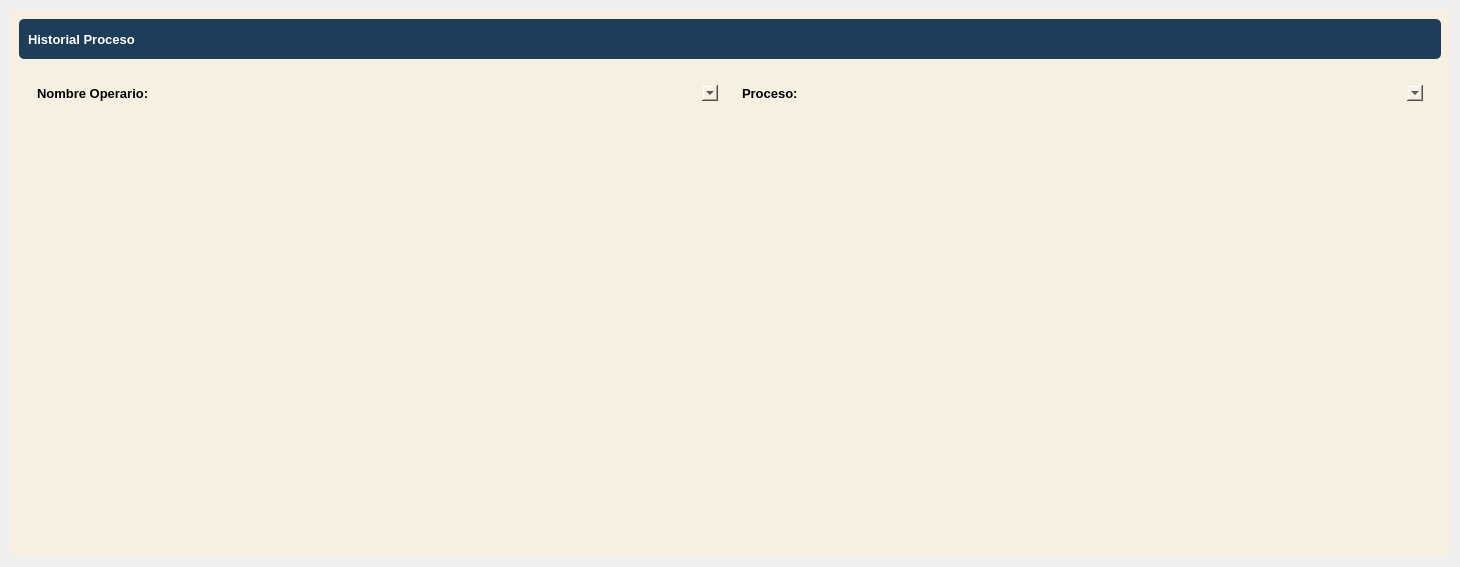
<?xml version="1.0" encoding="UTF-8"?>
<ui version="4.0">
 <class>MainWindow</class>
 <widget class="QWidget" name="MainWindow">
  <property name="geometry">
   <rect>
    <x>0</x>
    <y>0</y>
    <width>1460</width>
    <height>567</height>
   </rect>
  </property>
  <property name="windowTitle">
   <string>Form</string>
  </property>
  <property name="styleSheet">
   <string notr="true">border-radius: 5px;</string>
  </property>
  <layout class="QVBoxLayout" name="verticalLayout">
   <property name="spacing">
    <number>0</number>
   </property>
   <property name="leftMargin">
    <number>0</number>
   </property>
   <property name="topMargin">
    <number>0</number>
   </property>
   <property name="rightMargin">
    <number>0</number>
   </property>
   <property name="bottomMargin">
    <number>0</number>
   </property>
   <item>
    <widget class="QFrame" name="central_widget_frame">
     <property name="frameShape">
      <enum>QFrame::StyledPanel</enum>
     </property>
     <property name="frameShadow">
      <enum>QFrame::Raised</enum>
     </property>
     <layout class="QVBoxLayout" name="shadow_layout">
      <property name="spacing">
       <number>0</number>
      </property>
      <property name="leftMargin">
       <number>10</number>
      </property>
      <property name="topMargin">
       <number>10</number>
      </property>
      <property name="rightMargin">
       <number>10</number>
      </property>
      <property name="bottomMargin">
       <number>10</number>
      </property>
      <item>
       <widget class="QFrame" name="background_frame">
        <property name="styleSheet">
         <string notr="true">background-color: rgb(245, 240, 225);</string>
        </property>
        <property name="frameShape">
         <enum>QFrame::StyledPanel</enum>
        </property>
        <property name="frameShadow">
         <enum>QFrame::Raised</enum>
        </property>
        <layout class="QVBoxLayout" name="verticalLayout_3">
         <property name="spacing">
          <number>0</number>
         </property>
         <property name="leftMargin">
          <number>0</number>
         </property>
         <property name="topMargin">
          <number>0</number>
         </property>
         <property name="rightMargin">
          <number>0</number>
         </property>
         <property name="bottomMargin">
          <number>0</number>
         </property>
         <item>
          <widget class="QFrame" name="content_frame">
           <property name="frameShape">
            <enum>QFrame::StyledPanel</enum>
           </property>
           <property name="frameShadow">
            <enum>QFrame::Raised</enum>
           </property>
           <layout class="QVBoxLayout" name="verticalLayout_4">
            <item>
             <widget class="QFrame" name="top_bar_frame">
              <property name="minimumSize">
               <size>
                <width>0</width>
                <height>40</height>
               </size>
              </property>
              <property name="maximumSize">
               <size>
                <width>16777215</width>
                <height>40</height>
               </size>
              </property>
              <property name="styleSheet">
               <string notr="true">background-color: #1e3d59;</string>
              </property>
              <property name="frameShape">
               <enum>QFrame::StyledPanel</enum>
              </property>
              <property name="frameShadow">
               <enum>QFrame::Raised</enum>
              </property>
              <layout class="QHBoxLayout" name="horizontalLayout_3">
               <item>
                <widget class="QLabel" name="title_label">
                 <property name="font">
                  <font>
                   <pointsize>10</pointsize>
                   <bold>true</bold>
                  </font>
                 </property>
                 <property name="styleSheet">
                  <string notr="true">color: white;</string>
                 </property>
                 <property name="text">
                  <string>Historial Proceso</string>
                 </property>
                </widget>
               </item>
               <item>
                <widget class="QFrame" name="buttons_holder_frame">
                 <property name="minimumSize">
                  <size>
                   <width>0</width>
                   <height>30</height>
                  </size>
                 </property>
                 <property name="maximumSize">
                  <size>
                   <width>110</width>
                   <height>16777215</height>
                  </size>
                 </property>
                 <property name="frameShape">
                  <enum>QFrame::StyledPanel</enum>
                 </property>
                 <property name="frameShadow">
                  <enum>QFrame::Raised</enum>
                 </property>
                 <widget class="QToolButton" name="minimize_button">
                  <property name="geometry">
                   <rect>
                    <x>10</x>
                    <y>0</y>
                    <width>22</width>
                    <height>22</height>
                   </rect>
                  </property>
                  <property name="text">
                   <string/>
                  </property>
                  <property name="icon">
                   <iconset>
                    <normaloff>../../pys6-recipes-organizer/assets/icons/minimize-window.png</normaloff>../../pys6-recipes-organizer/assets/icons/minimize-window.png</iconset>
                  </property>
                  <property name="iconSize">
                   <size>
                    <width>25</width>
                    <height>25</height>
                   </size>
                  </property>
                 </widget>
                 <widget class="QToolButton" name="restore_button">
                  <property name="geometry">
                   <rect>
                    <x>50</x>
                    <y>0</y>
                    <width>22</width>
                    <height>22</height>
                   </rect>
                  </property>
                  <property name="text">
                   <string/>
                  </property>
                  <property name="icon">
                   <iconset>
                    <normaloff>../../pys6-recipes-organizer/assets/icons/restore-window.png</normaloff>../../pys6-recipes-organizer/assets/icons/restore-window.png</iconset>
                  </property>
                  <property name="iconSize">
                   <size>
                    <width>25</width>
                    <height>25</height>
                   </size>
                  </property>
                 </widget>
                 <widget class="QToolButton" name="maximize_button">
                  <property name="geometry">
                   <rect>
                    <x>50</x>
                    <y>0</y>
                    <width>22</width>
                    <height>22</height>
                   </rect>
                  </property>
                  <property name="text">
                   <string/>
                  </property>
                  <property name="icon">
                   <iconset>
                    <normaloff>../../pys6-recipes-organizer/assets/icons/maximize-window.png</normaloff>../../pys6-recipes-organizer/assets/icons/maximize-window.png</iconset>
                  </property>
                  <property name="iconSize">
                   <size>
                    <width>25</width>
                    <height>25</height>
                   </size>
                  </property>
                 </widget>
                 <widget class="QToolButton" name="close_button">
                  <property name="geometry">
                   <rect>
                    <x>90</x>
                    <y>0</y>
                    <width>21</width>
                    <height>22</height>
                   </rect>
                  </property>
                  <property name="text">
                   <string/>
                  </property>
                  <property name="icon">
                   <iconset>
                    <normaloff>../../pys6-recipes-organizer/assets/icons/close-window.png</normaloff>../../pys6-recipes-organizer/assets/icons/close-window.png</iconset>
                  </property>
                  <property name="iconSize">
                   <size>
                    <width>25</width>
                    <height>25</height>
                   </size>
                  </property>
                 </widget>
                </widget>
               </item>
              </layout>
             </widget>
            </item>
            <item>
             <widget class="QFrame" name="action_bar_frame">
              <property name="minimumSize">
               <size>
                <width>0</width>
                <height>39</height>
               </size>
              </property>
              <property name="frameShape">
               <enum>QFrame::StyledPanel</enum>
              </property>
              <property name="frameShadow">
               <enum>QFrame::Raised</enum>
              </property>
              <layout class="QHBoxLayout" name="horizontalLayout_2">
               <item>
                <widget class="QFrame" name="action_bar_frame_6">
                 <property name="minimumSize">
                  <size>
                   <width>0</width>
                   <height>39</height>
                  </size>
                 </property>
                 <property name="frameShape">
                  <enum>QFrame::StyledPanel</enum>
                 </property>
                 <property name="frameShadow">
                  <enum>QFrame::Raised</enum>
                 </property>
                 <layout class="QHBoxLayout" name="horizontalLayout_9">
                  <item>
                   <widget class="QLabel" name="title_label_5">
                    <property name="font">
                     <font>
                      <pointsize>10</pointsize>
                      <bold>true</bold>
                     </font>
                    </property>
                    <property name="styleSheet">
                     <string notr="true">color: black;</string>
                    </property>
                    <property name="text">
                     <string>Nombre Operario:</string>
                    </property>
                   </widget>
                  </item>
                  <item>
                   <widget class="QComboBox" name="comboBox_2"/>
                  </item>
                 </layout>
                </widget>
               </item>
               <item>
                <widget class="QFrame" name="action_bar_frame_10">
                 <property name="minimumSize">
                  <size>
                   <width>0</width>
                   <height>39</height>
                  </size>
                 </property>
                 <property name="frameShape">
                  <enum>QFrame::StyledPanel</enum>
                 </property>
                 <property name="frameShadow">
                  <enum>QFrame::Raised</enum>
                 </property>
                 <layout class="QHBoxLayout" name="horizontalLayout_13">
                  <item>
                   <widget class="QLabel" name="title_label_6">
                    <property name="font">
                     <font>
                      <pointsize>10</pointsize>
                      <bold>true</bold>
                     </font>
                    </property>
                    <property name="styleSheet">
                     <string notr="true">color: black;</string>
                    </property>
                    <property name="text">
                     <string>Proceso: </string>
                    </property>
                   </widget>
                  </item>
                  <item>
                   <widget class="QComboBox" name="comboBox_5"/>
                  </item>
                 </layout>
                </widget>
               </item>
              </layout>
             </widget>
            </item>
            <item>
             <widget class="PlotWidget" name="graphicsView_4"/>
            </item>
           </layout>
          </widget>
         </item>
        </layout>
       </widget>
      </item>
     </layout>
    </widget>
   </item>
  </layout>
 </widget>
 <customwidgets>
  <customwidget>
   <class>PlotWidget</class>
   <extends>QGraphicsView</extends>
   <header>pyqtgraph</header>
  </customwidget>
 </customwidgets>
 <resources/>
 <connections/>
</ui>
